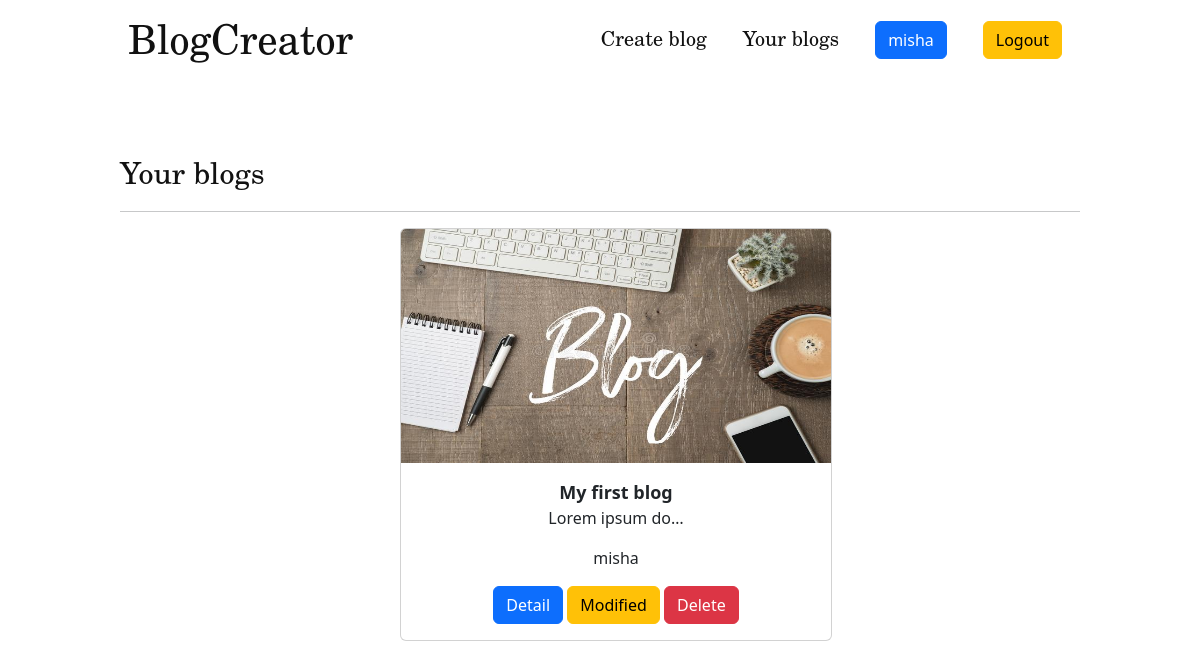
Page /personal_blogs/ (signed in) on the committed database.
### blog/models.py (models this page shows)
class Blog(models.Model):
    title = models.CharField(max_length=100)
    content = models.TextField(blank=True)
    blog_photo = models.ImageField(upload_to='photos/')
    time_create = models.DateTimeField(auto_now_add=True)
    comment = models.ForeignKey(Comments, on_delete=models.CASCADE, null=True, related_name='comment')
    user = models.ForeignKey(User, on_delete=models.CASCADE, null=True)
    def get_absolute_url(self):
        return reverse('blog_detail', kwargs={'blog_id': self.pk})

### blog/views.py (the view)
# urls.py: path('personal_blogs/', PersonalBlogs.as_view(), name='personal_blogs'),
class PersonalBlogs(ListView):
    paginate_by = 2
    model = Blog
    template_name = 'blog/personal_blogs.html'
    context_object_name = 'blogs'
    def get_queryset(self):
        return Blog.objects.filter(user=self.request.user)
    def get_context_data(self, *, object_list=None, **kwargs):
        context = super().get_context_data(**kwargs)
        context['title'] = 'Main page'
        return context

### blog/templates/blog/personal_blogs.html (shortened to what this page needs)
{% extends 'blog/base.html' %}
{% load static %}
{% block content %}
  <div class="content">
      <span>Your blogs</span>
      <hr>
      <ul>
          {% for x in blogs %}
              <li>
                  <div class="card text-center" style="width: 27rem; margin: 0 auto;">
                      <img src="{{ x.blog_photo.url }}" class="card-img-top" alt="..." style="width: 100%; height: 234px;">
                      <div class="card-body">
                          <span class="card-title" style="font-size: 18px;"><b>{{ x.title|truncatechars:40 }}</b></span>
                          <p class="card-text">{{ x.content|truncatechars:15}}</p>
                          <p class="card-text">{{ x.user }}</p>
                          <a href="{{ x.get_absolute_url }}" class="btn btn-primary">Detail</a>
                          {% if x.user == request.user %}
                              <a href="{% url 'modified_blog' x.id %}" class="btn btn-warning">Modified</a>
                              <a href="{% url 'delete_blog' x.id %}" class="btn btn-danger">Delete</a>
                          {% endif %}
                      </div>
                  </div>
              </li>
          {% endfor %}
      </ul>
  </div>
{% endblock %}

### blog/templates/blog/base.html (shortened to what this page needs)
{% load static %}
<!DOCTYPE html>
<html lang="en">
<head>
    <link href="https://cdn.jsdelivr.net/npm/bootstrap@5.2.1/dist/css/bootstrap.min.css" rel="stylesheet">
    <link rel="stylesheet" href="{% static 'blog/main.css' %}">
</head>
<body>
{% block header %}
    <header>
        <div class="menu">
            <span><a href="{% url 'home' %}">BlogCreator</a></span>
        </div>
        {% if request.user.is_authenticated %}
            <ul>
                <li><a href="{% url 'create_blog' %}">Create blog</a></li>
                <li><a href="{% url 'personal_blogs' %}">Your blogs</a></li>
                <li><a href="{% url 'home' %}" class="btn btn-primary">{{ user.username}}</a></li>
                <li><a href="{% url 'logout' %}" class="btn btn-warning">Logout</a></li>
            </ul>
        {% else %}
            <ul>
                <li><a href="{% url 'sign_up_user' %}" class="btn btn-primary">Sign up</a></li>
                <li><a href="{% url 'login_user' %}" class="btn btn-warning">Login</a></li>
            </ul>
        {% endif%}
    </header>
{% endblock %}
{% block content %}{% endblock %}
</body>
</html>

### blog/static/blog/main.css (style rules this page uses)
header { width: 80%; margin: 0 auto; height: 150px; }
.menu > span > a { font-family: New Century Schoolbook, TeX Gyre Schola, serif; font-size: 40px; float: left; color: #111111; text-decoration: none; padding: 8px; }
header > ul { display: flex; justify-content: flex-end; }
header > ul > li { padding: 18px; list-style: none; line-height: 40px; }
header > ul > li > a { text-decoration: none; color: #111111; font-family: New Century Schoolbook, TeX Gyre Schola, serif; font-size: 20px; }
.content { width: 80%; margin: 0 auto; height: 500px; }
.content > span { font-size: 30px; color: #111111; font-family: New Century Schoolbook, TeX Gyre Schola, serif; }
.content > ul { display: flex; justify-content: center; }
.content > ul > li { display: inline-block; list-slyle: none; padding-left: 10px; padding-right: 10px; }

### rows in the picture
Blog: blog_photo (picture), title "My first blog", content "Lorem ipsum do…", user "misha", shows "Modified"

### other values in the picture
{{ user.username }} "misha"
